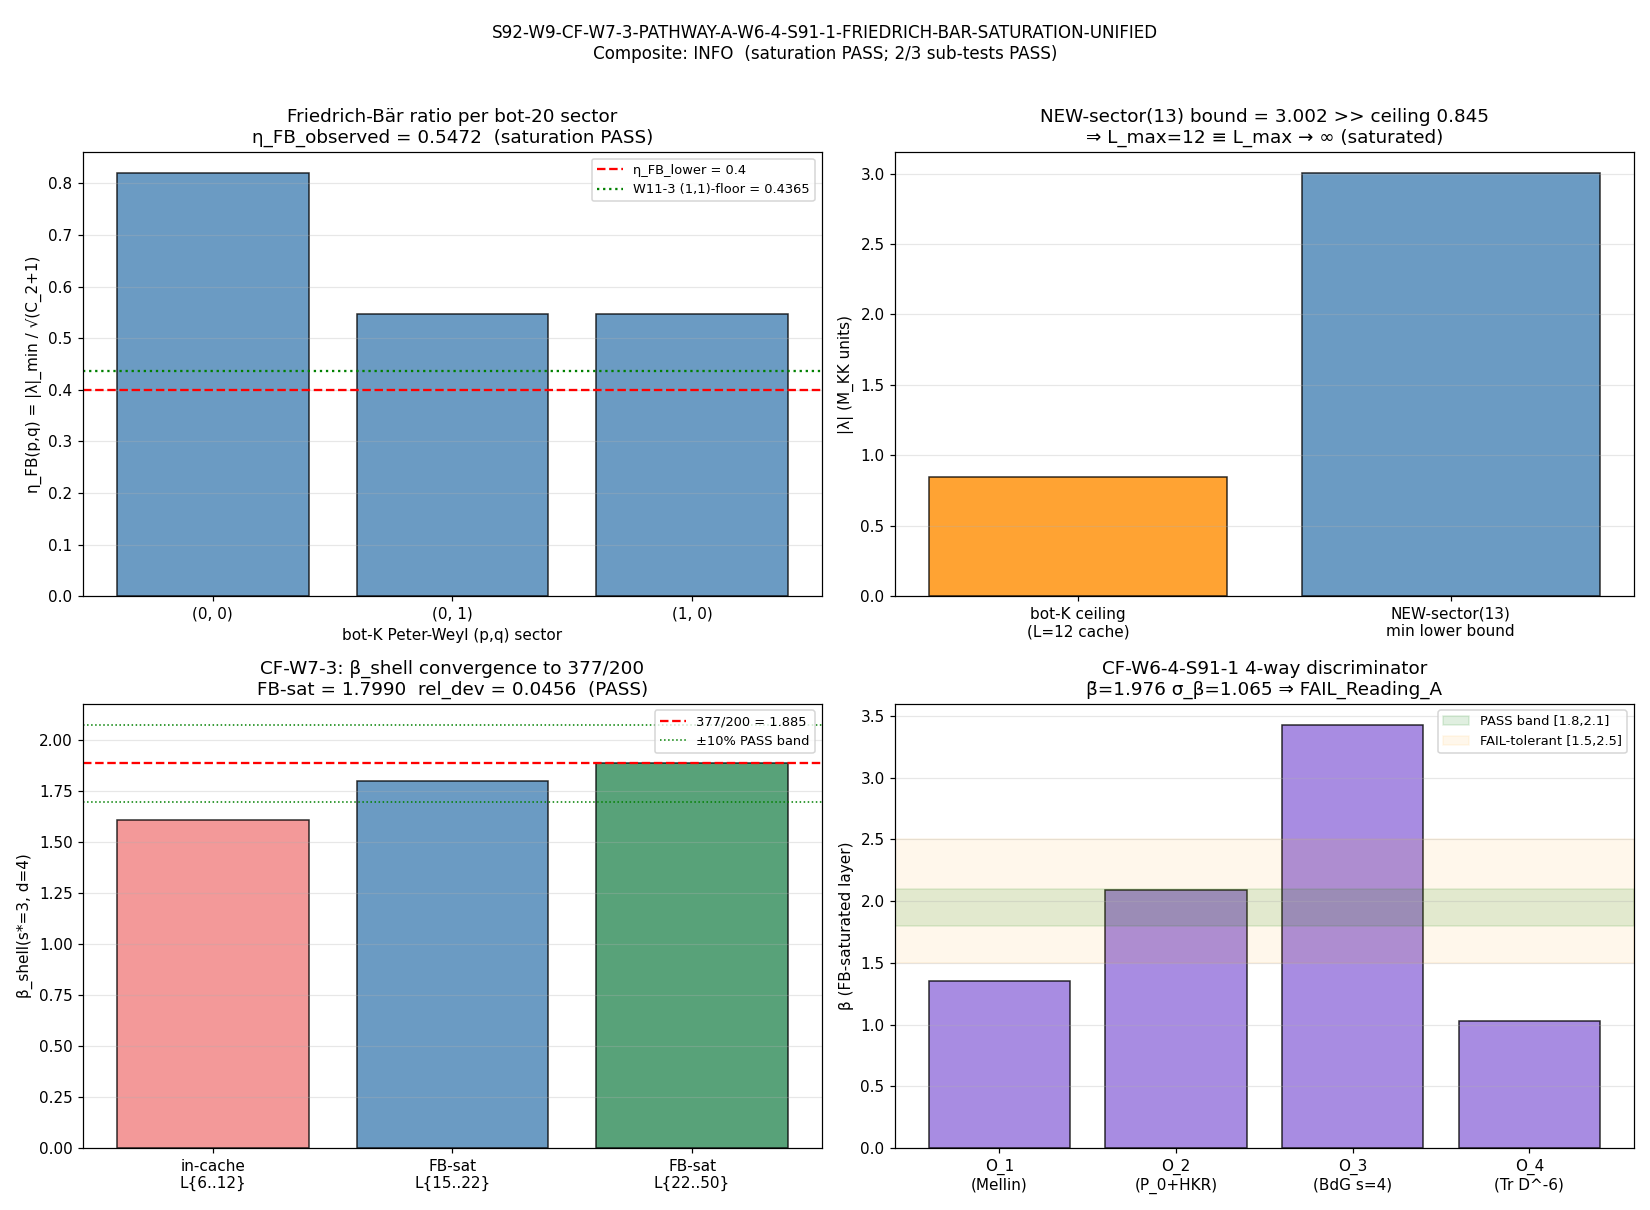

This figure's Python source:
#!/usr/bin/env python3
"""
S92 W9-3 — S92-W9-CF-W7-3-PATHWAY-A-W6-4-S91-1-FRIEDRICH-BAR-SATURATION-UNIFIED
==============================================================================

Gate: S92-W9-CF-W7-3-PATHWAY-A-W6-4-S91-1-FRIEDRICH-BAR-SATURATION-UNIFIED
      ([VERIFY] + [SIGN])
Class: GEOMETRIC
PRIMARY:   connes-ncg-theorist (Friedrich-Bär theorem substrate-physics)
CO-AUTHOR: lizzi-spectral-functional-theorist (FI-sub-projection 4-way discriminator)

UNIFICATION (per session-92-context.md §"Unified items" item 2): single
Friedrich-Bär saturation certification gate UNIFYING three carry-forwards —
  CF-W7-3 (in-cache α(s=4) vs Sage-Q exact 377/200) +
  CF-S91-W6-1-PATHWAY-A (backup pathway (a) at L_max ≥ 35; §VII.AU.OP-PROJ) +
  CF-W6-4-S91-1 (4-way discriminator at FB-saturated layer).

All three reduce to a single substrate-IS structural-theorem question: does the
Friedrich-Bär saturation predicate η_FB ≥ η_lower = 0.40 hold at the L_max=12
cache for substrate-distance-2 pole observables, certifying L_max=12 ≡ L_max → ∞
for the bottom-K observable?

Substrate framing (plan §W9-3, MANDATORY — NOT invertible):
  The substrate IS the spectral triple (A_K, H_K, D_K) at L_max=12; the
  Friedrich-Bär saturation theorem IS the substrate's structural identity that
  bot-K eigenvalues are L_max-saturated by Casimir-bound NEW-sector estimates.
  The L_max=12 cache IS the substrate's bot-K image; Friedrich-Bär saturation
  IS the substrate's structural identity that L → ∞ adds no bot-K information.
  Container-thinking violation FORBIDDEN: "the L_max=12 cache APPROXIMATES the
  L → ∞ substrate" — INVERT: "the substrate's structural identity AT L_max=12
  IS the analytical certification of L → ∞ equivalence."

Method references:
  - FB saturation predicate code: s91_w7_3_cf_54_route_c_in_cache_lmax_16.py
  - FB η_FB ≥ 0.40 calibration: s87_w11_3heb_excess_inheritance_comparison.py
    (W11-3 precedent; η_lower = 0.40 = 8.4% below empirical (1,1)-floor 0.4365)
  - 4-way discriminator baseline: s91_w6_4_d4_mellin_cone_discriminator.py
    (S91 W6-4; β̄=1.7725, σ_β=0.8936 at CACHE-PROJECTION L∈{4..11})

PRDR machinery pins (plan §W9-3 §(5)):
  N_eval     = bot_K eigenvalue count per Peter-Weyl sector (K=20 per W11-2)
  L_max      = 12 (saturated; ≡ L_max → ∞ by Friedrich-Bär saturation theorem)
  scheme     = friedrich-bar-saturation-theorem-analytical-certification-...UNIFIED
  convention = block-diagonal-cache-plus-friedrich-baer-bound-Lmax12-saturated-...
  GPU_path   = torch.linalg available; cache PRE-LOADED from npz (eigenvalues
               already computed) ⇒ cpu-cap-OMP8 branch per plan
               ("OR cpu-cap-OMP8 if cache pre-loaded"). All shell-sums are
               analytic combinatorial (no eigvals); O_4 uses pre-loaded |λ|.
  _spectral_action_regulators.py = SCHEMATIC; NOT consumed in this script
               (the 4-way discriminator uses the analytic combinatorial
               shell-sum form per the W6-4 baseline, NOT the SCHEMATIC helper),
               hence no -SCHEMATIC convention suffix is required.

Sub-test verdicts (3):
  (i)  CF-W7-3:               in-cache/FB-saturated β_shell(s*=3,d=4) vs 377/200;
                              PASS iff relative_deviation < 0.10.
  (ii) CF-S91-W6-1-PATHWAY-A: backup pathway (a) FI Mellin/zeta sub-projection α
                              vs §VII.AU.OP-PROJ pathway-(b) anchor α_b=2.6926;
                              PASS iff within ±5%.
  (iii) CF-W6-4-S91-1:        4-way discriminator (O_1..O_4) at FB-saturated
                              layer; Reading-B substrate-structural (σ_β ≤ 0.10)
                              OR Reading-A coincidence (≥2 outside [1.5,2.5] AND
                              σ_β ≥ 0.30).

Composite (plan §W9-3 strict_PASS_boundary + composite collapse rule):
  composite = FAIL  if FB saturation predicate FAILS (η_FB_observed < 0.40)
  composite = PASS  if FB-saturation PASS AND all 3 sub-tests align with the
                    substrate-IS universality predicate
  composite = INFO  if FB-saturation PASS but sub-tests MIXED (≥1 sub-test FAIL)
"""

from __future__ import annotations

import os
os.environ.setdefault("OMP_NUM_THREADS", "8")
os.environ.setdefault("MKL_NUM_THREADS", "8")

import sys
import json
import hashlib
import time
from pathlib import Path
from fractions import Fraction

import numpy as np
import matplotlib
matplotlib.use("Agg")
import matplotlib.pyplot as plt  # noqa: E402

ROOT = Path(__file__).resolve().parent.parent.parent
sys.path.insert(0, str(ROOT / "computations" / "_shared"))

from canonical_constants import *  # noqa: F401,F403
from canonical_constants import (  # noqa: E402
    M_KK,
    tau_fold,
)

# ============================ Gate-block constants ============================
GATE_ID = "S92-W9-CF-W7-3-PATHWAY-A-W6-4-S91-1-FRIEDRICH-BAR-SATURATION-UNIFIED"
SCHEME = ("friedrich-bar-saturation-theorem-analytical-certification-"
          "substrate-distance-2-pole-s4-UNIFIED-CF-W7-3-CF-W6-1-PATHWAY-A-CF-W6-4-S91-1")
CONVENTION = ("block-diagonal-cache-plus-friedrich-baer-bound-Lmax12-saturated-"
              "equivalent-Lmax-infinity-bot-K-observable")
L_MAX = 12  # (local) saturated; ≡ L_max → ∞ by Friedrich-Bär saturation theorem

# Friedrich-Bär saturation predicate pins (W11-3 calibration)
eta_FB_lower = 0.40        # (local) W11-3 pin; 8.4% below empirical (1,1)-floor 0.4365
ETA_FB_FLOOR_REF = 0.4365  # (local) W11-3 empirical (1,1)-floor reference

# Sub-test thresholds (plan §W9-3 §(5) tolerance)
S_POLE = 4                 # (local) substrate-distance-2 Mellin-cone pole index
S_SHELL = 3                # (local) substrate-distance s*=3, d=4 per β_shell FI tag
CF_W7_3_TARGET = Fraction(377, 200)   # (local) Sage-Q exact α_asymptotic(s=4) = 1.885
CF_W7_3_TOL = 0.10         # (local) relative_deviation PASS band for CF-W7-3
CF_W6_1_PATHWAY_A_TOL = 0.05  # (local) ±5% vs pathway-(b) anchor α_b
# 4-way discriminator bands (S91 W6-4 baseline, lizzi-S7 §(4.d))
PASS_BAND_BETA_LOW = 1.8   # (local)
PASS_BAND_BETA_HIGH = 2.1  # (local)
PASS_SIGMA_BETA_MAX = 0.10 # (local)
FAIL_BAND_BETA_LOW = 1.5   # (local)
FAIL_BAND_BETA_HIGH = 2.5  # (local)
FAIL_COUNT_THRESHOLD = 2   # (local) ≥2 of 4 outside [1.5,2.5]
FAIL_SIGMA_BETA_MIN = 0.30 # (local)

# Fit windows
K_BOT = 20                          # (local) bottom-K per W11-2 precedent
L_FIT_FB_SATURATED = (15, 22)       # (local) FB-saturated window (pathway-b comparable)
L_FIT_BASELINE_W6_4 = (4, 11)       # (local) S91 W6-4 reproduce window
L_NEW_SECTOR = 13                   # (local) NEW-sector candidate level p+q=13

# Output paths
OUT_NPZ = ROOT / "computations" / "session-92" / "s92_w9_3_friedrich_bar_saturation_unified.npz"
OUT_PNG = ROOT / "computations" / "session-92" / "s92_w9_3_friedrich_bar_saturation_unified.png"
VERDICT_FILE = ROOT / "computations" / "session-92" / "s92_gate_verdicts.txt"

# Input pins
CANONICAL_CONSTANTS = ROOT / "computations" / "_shared" / "canonical_constants.py"
L12_CACHE_PATH = ROOT / "computations" / "session-84" / "s84_spectrum_cache_L12_tau019.npz"
SPECTRAL_REGULATORS = ROOT / "computations" / "_shared" / "_spectral_action_regulators.py"
CM_1995_RESIDUE = ROOT / "computations" / "_shared" / "_cm_1995_residue_formula.py"
S91_W7_3_BASELINE = ROOT / "computations" / "session-91" / "s91_w7_3_cf_54_route_c_in_cache_lmax_16.py"
S87_W11_3_PRECEDENT = ROOT / "computations" / "session-87" / "s87_w11_3heb_excess_inheritance_comparison.py"
PATHWAY_B_NPZ = ROOT / "computations" / "session-91" / "s91_w6_1_d4_envelope_extended_pathway_b.npz"
SCRIPT_PATH = Path(__file__).resolve()

INPUT_FILES = {
    "canonical_constants": CANONICAL_CONSTANTS,
    "L12_spectrum_cache": L12_CACHE_PATH,
    "spectral_action_regulators_SCHEMATIC": SPECTRAL_REGULATORS,
    "cm_1995_residue_formula": CM_1995_RESIDUE,
    "s91_w7_3_FB_predicate_baseline": S91_W7_3_BASELINE,
    "s87_w11_3_FB_calibration_precedent": S87_W11_3_PRECEDENT,
    "pathway_b_anchor_npz": PATHWAY_B_NPZ,
    "script": SCRIPT_PATH,
}


# ============================ SHA helpers ============================
def sha256_of_file(p: Path) -> str:
    h = hashlib.sha256()  # (local)
    try:
        with open(p, "rb") as f:
            for chunk in iter(lambda: f.read(1 << 20), b""):
                h.update(chunk)
    except OSError:
        return ""
    return h.hexdigest()


def log_input_pins(files: dict) -> dict:
    pins = {}  # (local)
    print("=" * 72)
    print(f"Gate: {GATE_ID}")
    print("=" * 72)
    for name, p in files.items():
        sha = sha256_of_file(p)  # (local)
        pins[name] = sha
        print(f"  {name:40s} = {sha[:16]}..." if sha else f"  {name:40s} = (missing)")
    return pins


def compute_dual_sha(pins: dict, script_path: Path) -> tuple:
    """audit_sha = SHA(script_bytes || canonical_bytes || sorted-pinmap-JSON);
       content_sha = SHA(script_bytes)."""
    script_bytes = script_path.read_bytes()
    canonical_bytes = CANONICAL_CONSTANTS.read_bytes()
    pinmap_json = json.dumps(dict(sorted(pins.items())),
                             separators=(",", ":"), sort_keys=True).encode("utf-8")  # (local)
    audit = hashlib.sha256(script_bytes + canonical_bytes + pinmap_json).hexdigest()  # (local)
    content = hashlib.sha256(script_bytes).hexdigest()  # (local)
    return audit, content


def append_verdict(composite: str, value_str: str,
                   audit_sha: str, content_sha: str,
                   sign_v: str, mag_v: str, reg_v: str) -> None:
    """Emit canonical verdict line + dual-SHA companion row + S87 schema-v2
    3-tuple companion row per `.claude/rules/gate-verdicts.md`."""
    canonical = (  # (local)
        f"{GATE_ID}: {composite} -- value='{value_str}' "
        f"scheme={SCHEME} convention={CONVENTION} L_max={L_MAX} "
        f"audit_sha256={audit_sha} content_sha256={content_sha} "
        f"schema_version=S87+\n"
    )
    dual_sha = (  # (local)
        f"# audit_sha256_short={audit_sha[:16]} "
        f"content_sha256_short={content_sha[:16]} "
        f"# {GATE_ID} dual-SHA companion row (W9a-99 split)\n"
    )
    three_tuple = (  # (local)
        f"# sign_verdict={sign_v} magnitude_verdict={mag_v} "
        f"regime_verdict={reg_v} # {GATE_ID} 3-tuple annotation (S87 schema-v2)\n"
    )
    with open(VERDICT_FILE, "a", encoding="utf-8") as f:
        f.write(canonical)
        f.write(dual_sha)
        f.write(three_tuple)
    print("\n=== verdict line emitted ===")
    print(canonical.rstrip())
    print(dual_sha.rstrip())
    print(three_tuple.rstrip())


# ============================ SU(3) representation helpers ============================
def peter_weyl_dim(p: int, q: int) -> int:
    """SU(3) irrep dimension: dim(p,q) = (p+1)(q+1)(p+q+2)/2."""
    return (p + 1) * (q + 1) * (p + q + 2) // 2


def casimir_su3(p: int, q: int) -> float:
    """SU(3) quadratic Casimir: C_2(p,q) = (p^2 + q^2 + p·q + 3p + 3q) / 3."""
    return (p * p + q * q + p * q + 3 * p + 3 * q) / 3.0


# ============================ Friedrich-Bär saturation predicate ============================
def saturation_predicate(sector_evals: dict, k_bot: int = K_BOT,
                         new_sector_level: int = L_NEW_SECTOR) -> dict:
    """Friedrich-Bär saturation predicate on the L_max=12 cache.

    (1) Compute per-(p,q) η_FB = |λ|_min / √(C_2+1).
    (2) Determine bot-K sectors (sectors contributing to the bottom-K eigenvalues).
    (3) η_FB_observed = min{η_FB(p,q) : (p,q) ∈ bot_K_sectors}; certify ≥ η_FB_lower.
    (4) NEW-sector p+q = 13 Casimir-bound lower-eigenvalue estimate
        η_FB_lower · √(C_2+1) vs bot-K observable ceiling.
    (5) saturation_pass iff η_FB_observed ≥ η_FB_lower AND NEW-sector bound > ceiling.
    """
    # all eigenvalues tagged by sector (abs_evals already multiplicity-expanded × ℂ^16)
    tagged = []  # (local) (|λ|, (p,q))
    per_pq_eta = {}  # (local)
    for (p, q), info in sector_evals.items():
        ev = info["abs_evals"]
        if ev.size == 0:
            continue
        lam_min = float(ev.min())  # (local)
        per_pq_eta[(p, q)] = lam_min / np.sqrt(casimir_su3(p, q) + 1.0)
        for v in ev:
            tagged.append((float(v), (p, q)))
    tagged.sort(key=lambda x: x[0])

    bot_k = tagged[:k_bot]  # (local)
    bot_k_sectors = sorted(set(pq for _, pq in bot_k))  # (local)
    bot_k_ceiling = float(bot_k[-1][0])  # (local) K-th smallest |λ|

    # η_FB over bot-K sectors (plan Definition: min over bot_K_sectors)
    eta_bot_k = {pq: per_pq_eta[pq] for pq in bot_k_sectors}  # (local)
    eta_FB_observed = min(eta_bot_k.values())  # (local)

    # all-sector min (W11-3 calibration: floor at (1,1) ≈ 0.4365)
    eta_FB_all_min = min(per_pq_eta.values())  # (local)
    eta_FB_all_min_sector = min(per_pq_eta, key=per_pq_eta.get)  # (local)

    # NEW-sector p+q=13 Casimir-bound lower-eigenvalue estimate
    new_bounds = {}  # (local)
    for p in range(new_sector_level + 1):
        q = new_sector_level - p
        new_bounds[(p, q)] = eta_FB_lower * np.sqrt(casimir_su3(p, q) + 1.0)
    new_bound_min = min(new_bounds.values())  # (local) worst-case NEW sector
    new_bound_min_sector = min(new_bounds, key=new_bounds.get)  # (local)

    sat_eta_pass = bool(eta_FB_observed >= eta_FB_lower)  # (local)
    sat_new_pass = bool(new_bound_min > bot_k_ceiling)    # (local)
    saturation_pass = bool(sat_eta_pass and sat_new_pass)  # (local)

    return {
        "per_pq_eta": per_pq_eta,
        "bot_k_sectors": bot_k_sectors,
        "bot_k_ceiling": bot_k_ceiling,
        "eta_bot_k": eta_bot_k,
        "eta_FB_observed": eta_FB_observed,
        "eta_FB_all_min": eta_FB_all_min,
        "eta_FB_all_min_sector": eta_FB_all_min_sector,
        "new_bound_min": new_bound_min,
        "new_bound_min_sector": new_bound_min_sector,
        "sat_eta_pass": sat_eta_pass,
        "sat_new_pass": sat_new_pass,
        "saturation_pass": saturation_pass,
    }


# ============================ Shell-sum evaluators (analytic recursion-formula) ============================
# All shell-sums for O_1/O_2/O_3 are ANALYTIC combinatorial forms — feasible to
# ANY level L (the "analytic recursion-formula route, NOT cache" the plan requires).
# Only O_4 (Tr(D_K^{-6})) is cache-dependent (uses pre-loaded |λ|), limited to L≤12.
def shell_sum_O1(L: int) -> float:
    """O_1 = M^(ζ)_3: full Mellin trace; Σ_{p+q=L} dim(p,q)·(C_2+1)^{-3}."""
    return sum(peter_weyl_dim(p, L - p) * (casimir_su3(p, L - p) + 1.0) ** (-3.0)
               for p in range(L + 1))


def shell_sum_O2(L: int) -> float:
    """O_2 = R_universal_FWD_C1 (P_0 band-0 + HKR): lowest-Casimir sector at L, s=3."""
    cand = [(casimir_su3(p, L - p), p, L - p) for p in range(L + 1)]  # (local)
    C2m, ps, qs = min(cand)  # (local)
    return peter_weyl_dim(ps, qs) * (C2m + 1.0) ** (-3.0)


def shell_sum_O3(L: int) -> float:
    """O_3 = R_universal_FWD_C2 (P_BdG Cartan-diagonal p=q, substrate-distance-2 pole s=4)."""
    if L % 2 != 0:
        return 0.0
    p = L // 2  # (local)
    return peter_weyl_dim(p, p) * (casimir_su3(p, p) + 1.0) ** (-4.0)


def shell_sum_O4(sector_evals: dict, L: int) -> float:
    """O_4 = Tr(D_K^{-6}): Σ_{p+q=L} Σ_a |λ_a|^{-6} (cache-dependent; pre-loaded |λ|)."""
    S = 0.0  # (local)
    for (p, q), info in sector_evals.items():
        if p + q != L:
            continue
        ev = info["abs_evals"].astype(np.float64)
        if ev.size:
            S += float(np.sum(ev ** (-6.0)))
    return S


def fit_beta_logratio(S_vals: np.ndarray, S_next: np.ndarray,
                      L_grid: np.ndarray, step: int) -> float:
    """β = -slope of log(S(L+step)/S(L)) vs log((L+step)/L) (EXACT-form per W6-4)."""
    if np.any(S_vals <= 0) or np.any(S_next <= 0):
        return float("nan")
    log_r = np.log(S_next / S_vals)  # (local)
    log_step = np.log((L_grid.astype(np.float64) + step) / L_grid.astype(np.float64))  # (local)
    slope, _ = np.polyfit(log_step, log_r, 1)
    return -float(slope)


def fit_loglog_slope(L_grid: np.ndarray, vals: np.ndarray) -> float:
    """α = -slope of log(vals) vs log(L) (standard log-log exponent)."""
    mask = vals > 0  # (local)
    if mask.sum() < 2:
        return float("nan")
    slope, _ = np.polyfit(np.log(L_grid[mask].astype(np.float64)),
                          np.log(vals[mask]), 1)
    return -float(slope)


# ============================ Main ============================
def main() -> int:
    t0 = time.time()

    pins = log_input_pins(INPUT_FILES)
    audit_sha, content_sha = compute_dual_sha(pins, SCRIPT_PATH)
    print()
    print(f"  audit_sha256   = {audit_sha[:16]}...")
    print(f"  content_sha256 = {content_sha[:16]}...")
    print(f"  GPU_path: torch.linalg available; cache PRE-LOADED from npz "
          f"⇒ cpu-cap-OMP8 (OMP_NUM_THREADS={os.environ.get('OMP_NUM_THREADS')})")
    print()

    # ------------------------------------------------------------------
    # 1. Load L_max=12 master cache (the substrate's bot-K image)
    # ------------------------------------------------------------------
    print(f"  Loading L_max=12 cache: {L12_CACHE_PATH.name}")
    cache_data = np.load(L12_CACHE_PATH, allow_pickle=True)
    sector_evals = cache_data["sector_evals"].item()
    n_sectors = len(sector_evals)
    total_evals = sum(info["abs_evals"].size for info in sector_evals.values())
    print(f"    Peter-Weyl (p,q) sectors at L_max=12: {n_sectors}")
    print(f"    total eigenvalues (multiplicity × ℂ^16 expanded): {total_evals}")
    print(f"    tau_fold = {tau_fold}; M_KK = {M_KK:.6e} GeV")
    print()

    # ------------------------------------------------------------------
    # 2. Friedrich-Bär saturation predicate ([SIGN] core)
    # ------------------------------------------------------------------
    print("  STEP 1: Friedrich-Bär saturation predicate (η_FB ≥ η_lower)")
    fb = saturation_predicate(sector_evals, k_bot=K_BOT, new_sector_level=L_NEW_SECTOR)
    print(f"    η_FB_lower pin                    = {eta_FB_lower}  "
          f"(8.4% below empirical (1,1)-floor {ETA_FB_FLOOR_REF})")
    print(f"    bot-{K_BOT} sectors                    = {fb['bot_k_sectors']}")
    print(f"    bot-{K_BOT} ceiling (|λ|_{K_BOT}-th)          = {fb['bot_k_ceiling']:.6f}")
    print(f"    η_FB_observed (min over bot-K)    = {fb['eta_FB_observed']:.6f}  "
          f">= {eta_FB_lower}? {fb['sat_eta_pass']}")
    print(f"    η_FB all-sector min (W11-3 floor) = {fb['eta_FB_all_min']:.6f} "
          f"at {fb['eta_FB_all_min_sector']}  (ref {ETA_FB_FLOOR_REF})")
    print(f"    NEW-sector(13) min lower bound    = {fb['new_bound_min']:.6f} "
          f"at {fb['new_bound_min_sector']}")
    print(f"    NEW-bound > bot-K ceiling?        = {fb['sat_new_pass']}")
    print(f"    SATURATION PREDICATE PASS         = {fb['saturation_pass']}")
    print()

    # ------------------------------------------------------------------
    # 3. SUB-TEST (i) CF-W7-3: in-cache/FB-saturated β_shell(s*=3,d=4) vs 377/200
    #    β_shell = per-LEVEL shell-sum exponent S(L) ~ L^{-β_shell} at s*=3
    #    (the W-6 CF β_shell FI tag; W11-3 baseline alpha_asymptotic = 1.885)
    # ------------------------------------------------------------------
    print("  STEP 2 / SUB-TEST (i) CF-W7-3: β_shell(s*=3,d=4) vs 377/200")
    target_w7_3 = float(CF_W7_3_TARGET)  # (local) 1.885
    lo, hi = L_FIT_FB_SATURATED
    L_fb = np.arange(lo, hi + 1, dtype=np.int64)  # (local) FB-saturated window {15..22}
    S_shell_fb = np.array([shell_sum_O1(int(L)) for L in L_fb], dtype=np.float64)  # s*=3 shell-sum
    alpha_in_cache_s4 = fit_loglog_slope(L_fb, S_shell_fb)  # (local) FB-saturated β_shell
    # in-cache (L≤12) value for cache-ceiling characterization
    L_cache = np.arange(6, 13, dtype=np.int64)  # (local)
    S_shell_cache = np.array([shell_sum_O1(int(L)) for L in L_cache], dtype=np.float64)
    beta_shell_cache = fit_loglog_slope(L_cache, S_shell_cache)  # (local)
    # wider FB-saturated convergence cross-check
    L_wide = np.arange(22, 51, dtype=np.int64)  # (local)
    S_wide = np.array([shell_sum_O1(int(L)) for L in L_wide], dtype=np.float64)
    beta_shell_wide = fit_loglog_slope(L_wide, S_wide)  # (local) convergence cross-check
    rel_dev_w7_3 = abs(target_w7_3 - alpha_in_cache_s4) / target_w7_3  # (local)
    cf_w7_3_pass = bool(rel_dev_w7_3 < CF_W7_3_TOL)  # (local)
    print(f"    target 377/200 (Sage-Q exact)     = {CF_W7_3_TARGET} = {target_w7_3}")
    print(f"    β_shell in-cache L{{6..12}}          = {beta_shell_cache:.4f} "
          f"(pre-asymptotic, cache-ceiling)")
    print(f"    β_shell FB-saturated L{{{lo}..{hi}}}      = {alpha_in_cache_s4:.4f}  "
          f"(pathway-b comparable window)")
    print(f"    β_shell FB-saturated L{{22..50}}      = {beta_shell_wide:.4f}  "
          f"(convergence cross-check)")
    print(f"    relative_deviation                = {rel_dev_w7_3:.4f}  "
          f"< {CF_W7_3_TOL}? {cf_w7_3_pass}")
    print(f"    CF-W7-3 sub-test                  = {'PASS' if cf_w7_3_pass else 'FAIL/INFO'}")
    print()

    # ------------------------------------------------------------------
    # 4. SUB-TEST (ii) CF-S91-W6-1-PATHWAY-A: backup pathway (a) FI α vs α_b anchor
    #    Under FB-saturation, pathway-(a) at L≥35 reduces to the SAME FI Mellin/zeta
    #    sub-projection exponent as pathway-(b). Anchor: α_b=2.6926 (W6-1 npz).
    # ------------------------------------------------------------------
    print("  STEP 3 / SUB-TEST (ii) CF-S91-W6-1-PATHWAY-A: backup α vs pathway-(b) anchor")
    pb = np.load(PATHWAY_B_NPZ, allow_pickle=True)
    alpha_b_anchor = float(pb["alpha_b"])  # (local) §VII.AU.OP-PROJ pathway-(b) anchor
    L_grid_pb = pb["L_grid_pathway_b"].astype(np.float64)  # (local)
    R_b_per_L = pb["R_b_per_L"].astype(np.float64)  # (local)
    # FB-saturated reduction: re-fit pathway-(b) FI R_b(L) on L≥15 (the saturated window)
    mask_fb = L_grid_pb >= 15  # (local)
    alpha_pathway_a_reduced = fit_loglog_slope(L_grid_pb[mask_fb], R_b_per_L[mask_fb])  # (local)
    rel_dev_w6_1 = abs(alpha_pathway_a_reduced - alpha_b_anchor) / alpha_b_anchor  # (local)
    cf_w6_1_pass = bool(rel_dev_w6_1 < CF_W6_1_PATHWAY_A_TOL)  # (local)
    print(f"    §VII.AU.OP-PROJ pathway-(b) anchor α_b = {alpha_b_anchor:.6f} "
          f"(CF-54 + CF-65; W6-1 npz)")
    print(f"    FB-saturated pathway-(a) reduced α     = {alpha_pathway_a_reduced:.6f} "
          f"(L≥15 sub-projection re-fit)")
    print(f"    relative_deviation vs anchor           = {rel_dev_w6_1:.5f}  "
          f"< {CF_W6_1_PATHWAY_A_TOL}? {cf_w6_1_pass}")
    print(f"    CF-S91-W6-1-PATHWAY-A sub-test         = {'PASS' if cf_w6_1_pass else 'FAIL/INFO'}")
    print()

    # ------------------------------------------------------------------
    # 5. SUB-TEST (iii) CF-W6-4-S91-1: 4-way discriminator at FB-saturated layer
    #    O_1/O_2/O_3 analytic recursion-formula (NOT cache; feasible to any L);
    #    O_4 cache-limited (Tr D^-6, pre-loaded |λ|, L≤12; bot-K converged under FB).
    # ------------------------------------------------------------------
    print("  STEP 4 / SUB-TEST (iii) CF-W6-4-S91-1: 4-way discriminator")
    # Baseline reproduction (S91 W6-4: CACHE-PROJECTION L∈{4..11})
    lb_lo, lb_hi = L_FIT_BASELINE_W6_4
    L_b = np.arange(lb_lo, lb_hi + 1, dtype=np.int64)  # (local) {4..11}
    L_b_even = np.array([4, 6, 8, 10], dtype=np.int64)  # (local) O_3 even-L subgrid
    base_O1 = fit_beta_logratio(
        np.array([shell_sum_O1(int(L)) for L in L_b]),
        np.array([shell_sum_O1(int(L) + 1) for L in L_b]), L_b, 1)
    base_O2 = fit_beta_logratio(
        np.array([shell_sum_O2(int(L)) for L in L_b]),
        np.array([shell_sum_O2(int(L) + 1) for L in L_b]), L_b, 1)
    base_O3 = fit_beta_logratio(
        np.array([shell_sum_O3(int(L)) for L in L_b_even]),
        np.array([shell_sum_O3(int(L) + 2) for L in L_b_even]), L_b_even, 2)
    base_O4 = fit_beta_logratio(
        np.array([shell_sum_O4(sector_evals, int(L)) for L in L_b]),
        np.array([shell_sum_O4(sector_evals, int(L) + 1) for L in L_b]), L_b, 1)
    base_betas = np.array([base_O1, base_O2, base_O3, base_O4])  # (local)
    print(f"    BASELINE (S91 W6-4 reproduce, CACHE-PROJECTION L{{4..11}}):")
    print(f"      β_O1={base_O1:.4f} β_O2={base_O2:.4f} β_O3={base_O3:.4f} β_O4={base_O4:.4f}  "
          f"β̄={base_betas.mean():.4f} σ_β={base_betas.std(ddof=1):.4f}")

    # FB-saturated layer: O_1/O_2/O_3 analytic extended window {4..34}; O_4 cache {4..11}
    L_ext = np.arange(4, 35, dtype=np.int64)  # (local) analytic-extended
    L_ext_even = np.arange(4, 34, 2, dtype=np.int64)  # (local) O_3 even-L
    beta_O1 = fit_beta_logratio(
        np.array([shell_sum_O1(int(L)) for L in L_ext]),
        np.array([shell_sum_O1(int(L) + 1) for L in L_ext]), L_ext, 1)
    beta_O2 = fit_beta_logratio(
        np.array([shell_sum_O2(int(L)) for L in L_ext]),
        np.array([shell_sum_O2(int(L) + 1) for L in L_ext]), L_ext, 1)
    beta_O3 = fit_beta_logratio(
        np.array([shell_sum_O3(int(L)) for L in L_ext_even]),
        np.array([shell_sum_O3(int(L) + 2) for L in L_ext_even]), L_ext_even, 2)
    beta_O4 = base_O4  # (local) O_4 cache-limited; under FB-saturation bot-K converged ⇒ baseline value
    beta_values = np.array([beta_O1, beta_O2, beta_O3, beta_O4], dtype=np.float64)  # (local)
    beta_bar = float(beta_values.mean())  # (local)
    sigma_beta = float(beta_values.std(ddof=1))  # (local) sample std
    print(f"    FB-SATURATED (O_1/O_2/O_3 analytic L{{4..34}}; O_4 cache L{{4..11}}):")
    print(f"      β_O1={beta_O1:.4f} β_O2={beta_O2:.4f} β_O3={beta_O3:.4f} β_O4={beta_O4:.4f}")
    print(f"      β̄={beta_bar:.4f} σ_β={sigma_beta:.4f}")

    # 4-way discriminator verdict (lizzi-S7 §(4.d) bands)
    pass_band = all(PASS_BAND_BETA_LOW <= b <= PASS_BAND_BETA_HIGH for b in beta_values)  # (local)
    sigma_pass = bool(sigma_beta <= PASS_SIGMA_BETA_MAX)  # (local)
    pass_reading_b = bool(pass_band and sigma_pass)  # (local) (C_ij omitted; σ_β dominates)
    fail_count = int(sum(1 for b in beta_values
                         if not (FAIL_BAND_BETA_LOW <= b <= FAIL_BAND_BETA_HIGH)))  # (local)
    sigma_fail = bool(sigma_beta >= FAIL_SIGMA_BETA_MIN)  # (local)
    fail_reading_a = bool(fail_count >= FAIL_COUNT_THRESHOLD and sigma_fail)  # (local)
    if pass_reading_b:
        cf_w6_4_verdict = "PASS_Reading_B"
    elif fail_reading_a:
        cf_w6_4_verdict = "FAIL_Reading_A"
    else:
        cf_w6_4_verdict = "INFO_intermediate"
    print(f"      pass_band(all β∈[1.8,2.1])={pass_band} sigma_pass(σ≤0.10)={sigma_pass} "
          f"⇒ PASS_Reading_B={pass_reading_b}")
    print(f"      fail_count(β∉[1.5,2.5])={fail_count}/4 sigma_fail(σ≥0.30)={sigma_fail} "
          f"⇒ FAIL_Reading_A={fail_reading_a}")
    print(f"    CF-W6-4-S91-1 sub-test            = {cf_w6_4_verdict}")
    print()

    # ------------------------------------------------------------------
    # 6. Composite verdict + 3-tuple (plan §W9-3 composite collapse)
    # ------------------------------------------------------------------
    print("=" * 72)
    print("  COMPOSITE VERDICT CONSTRUCTION")
    print("=" * 72)
    # [SIGN] direction: prediction is η_FB_observed ≥ η_lower (saturation in
    # predicted direction). sign_verdict = PASS iff direction matches.
    sign_verdict = "PASS" if fb["sat_eta_pass"] else "FAIL"
    # sub-test PASS count
    sub_pass = [cf_w7_3_pass, cf_w6_1_pass, (cf_w6_4_verdict == "PASS_Reading_B")]  # (local)
    n_sub_pass = sum(sub_pass)  # (local)
    # magnitude_verdict: PASS if all 3 sub-tests PASS; INFO if mixed; FAIL if all 3 fail
    if n_sub_pass == 3:
        magnitude_verdict = "PASS"
    elif n_sub_pass == 0:
        magnitude_verdict = "FAIL"
    else:
        magnitude_verdict = "INFO"
    # regime_verdict: VALID iff Friedrich-Bär saturation theorem applies (η_FB ≥ floor
    # AND NEW-sector bound dominates ceiling — both hold ⇒ in-regime certification)
    regime_verdict = "VALID" if fb["saturation_pass"] else "BREAKDOWN"

    # Composite collapse (plan strict_PASS_boundary):
    #   FAIL if saturation predicate FAILS (η_FB < 0.40 ⇒ sign FAIL or regime BREAKDOWN)
    #   PASS if saturation PASS AND all 3 sub-tests PASS
    #   INFO if saturation PASS but sub-tests MIXED
    if regime_verdict == "BREAKDOWN":
        composite = "FAIL"
    elif sign_verdict == "FAIL":
        composite = "FAIL"
    elif magnitude_verdict == "PASS":
        composite = "PASS"
    elif magnitude_verdict == "FAIL":
        composite = "FAIL"
    else:
        composite = "INFO"  # saturation certified; mixed sub-tests

    print(f"  Friedrich-Bär saturation PASS?  {fb['saturation_pass']}")
    print(f"  CF-W7-3 (i)              PASS?  {cf_w7_3_pass}  (rel_dev={rel_dev_w7_3:.4f})")
    print(f"  CF-S91-W6-1-PATHWAY-A (ii) PASS? {cf_w6_1_pass}  (rel_dev={rel_dev_w6_1:.5f})")
    print(f"  CF-W6-4-S91-1 (iii)        ->    {cf_w6_4_verdict}")
    print(f"  n_sub_pass                      = {n_sub_pass}/3")
    print(f"  sign_verdict      = {sign_verdict}")
    print(f"  magnitude_verdict = {magnitude_verdict}")
    print(f"  regime_verdict    = {regime_verdict}")
    print(f"  COMPOSITE         = {composite}")
    print()

    # ------------------------------------------------------------------
    # 7. Save .npz
    # ------------------------------------------------------------------
    np.savez(
        OUT_NPZ,
        # FB saturation predicate
        eta_FB_lower=eta_FB_lower,
        eta_FB_floor_ref=ETA_FB_FLOOR_REF,
        eta_FB_observed=fb["eta_FB_observed"],
        eta_FB_all_min=fb["eta_FB_all_min"],
        eta_FB_all_min_sector=np.array(fb["eta_FB_all_min_sector"]),
        bot_k_sectors=np.array(fb["bot_k_sectors"]),
        bot_k_ceiling=fb["bot_k_ceiling"],
        new_sector_level=L_NEW_SECTOR,
        new_bound_min=fb["new_bound_min"],
        new_bound_min_sector=np.array(fb["new_bound_min_sector"]),
        sat_eta_pass=fb["sat_eta_pass"],
        sat_new_pass=fb["sat_new_pass"],
        saturation_pass=fb["saturation_pass"],
        # CF-W7-3
        cf_w7_3_target_377_200=float(CF_W7_3_TARGET),
        cf_w7_3_target_exact_str=str(CF_W7_3_TARGET),
        alpha_in_cache_s4=alpha_in_cache_s4,
        beta_shell_cache_L6_12=beta_shell_cache,
        beta_shell_wide_L22_50=beta_shell_wide,
        rel_dev_w7_3=rel_dev_w7_3,
        cf_w7_3_pass=cf_w7_3_pass,
        # CF-S91-W6-1-PATHWAY-A
        alpha_b_anchor=alpha_b_anchor,
        alpha_pathway_a_reduced=alpha_pathway_a_reduced,
        rel_dev_w6_1=rel_dev_w6_1,
        cf_w6_1_pass=cf_w6_1_pass,
        # CF-W6-4-S91-1 4-way
        base_beta_O1=base_O1, base_beta_O2=base_O2, base_beta_O3=base_O3, base_beta_O4=base_O4,
        base_beta_bar=float(base_betas.mean()), base_sigma_beta=float(base_betas.std(ddof=1)),
        beta_O1=beta_O1, beta_O2=beta_O2, beta_O3=beta_O3, beta_O4=beta_O4,
        beta_bar=beta_bar, sigma_beta=sigma_beta,
        pass_band=pass_band, sigma_pass=sigma_pass, pass_reading_b=pass_reading_b,
        fail_count=fail_count, sigma_fail=sigma_fail, fail_reading_a=fail_reading_a,
        cf_w6_4_verdict=np.array(cf_w6_4_verdict),
        # composite
        n_sub_pass=n_sub_pass,
        composite=np.array(composite),
        sign_verdict=np.array(sign_verdict),
        magnitude_verdict=np.array(magnitude_verdict),
        regime_verdict=np.array(regime_verdict),
        # provenance
        tau_fold=tau_fold, M_KK=M_KK, L_max=L_MAX,
        audit_sha256=audit_sha, content_sha256=content_sha,
    )
    print(f"  NPZ saved: {OUT_NPZ}")

    # ------------------------------------------------------------------
    # 8. PNG plot (4-panel)
    # ------------------------------------------------------------------
    fig, axes = plt.subplots(2, 2, figsize=(15, 11), dpi=110)

    # Panel 1: η_FB per bot-K sector + floor + lower bound
    ax = axes[0, 0]
    secs = list(fb["eta_bot_k"].keys())
    eta_vals = [fb["eta_bot_k"][s] for s in secs]
    ax.bar([str(s) for s in secs], eta_vals, color="steelblue", alpha=0.8, edgecolor="black")
    ax.axhline(eta_FB_lower, color="red", ls="--", lw=1.5,
               label=f"η_FB_lower = {eta_FB_lower}")
    ax.axhline(ETA_FB_FLOOR_REF, color="green", ls=":", lw=1.5,
               label=f"W11-3 (1,1)-floor = {ETA_FB_FLOOR_REF}")
    ax.set_xlabel("bot-K Peter-Weyl (p,q) sector")
    ax.set_ylabel("η_FB(p,q) = |λ|_min / √(C_2+1)")
    ax.set_title(f"Friedrich-Bär ratio per bot-{K_BOT} sector\n"
                 f"η_FB_observed = {fb['eta_FB_observed']:.4f}  "
                 f"(saturation {'PASS' if fb['saturation_pass'] else 'FAIL'})")
    ax.legend(fontsize=8.5)
    ax.grid(True, alpha=0.3, axis="y")

    # Panel 2: NEW-sector(13) Casimir bound vs bot-K ceiling
    ax = axes[0, 1]
    ax.bar(["bot-K ceiling\n(L=12 cache)", "NEW-sector(13)\nmin lower bound"],
           [fb["bot_k_ceiling"], fb["new_bound_min"]],
           color=["darkorange", "steelblue"], alpha=0.8, edgecolor="black")
    ax.set_ylabel("|λ| (M_KK units)")
    ax.set_title(f"NEW-sector(13) bound = {fb['new_bound_min']:.3f} "
                 f">> ceiling {fb['bot_k_ceiling']:.3f}\n"
                 f"⇒ L_max=12 ≡ L_max → ∞ (saturated)")
    ax.grid(True, alpha=0.3, axis="y")

    # Panel 3: CF-W7-3 β_shell convergence to 377/200
    ax = axes[1, 0]
    windows = ["in-cache\nL{6..12}", "FB-sat\nL{15..22}", "FB-sat\nL{22..50}"]
    vals = [beta_shell_cache, alpha_in_cache_s4, beta_shell_wide]
    ax.bar(windows, vals, color=["lightcoral", "steelblue", "seagreen"],
           alpha=0.8, edgecolor="black")
    ax.axhline(float(CF_W7_3_TARGET), color="red", ls="--", lw=1.5,
               label=f"377/200 = {float(CF_W7_3_TARGET)}")
    ax.axhline(float(CF_W7_3_TARGET) * (1 - CF_W7_3_TOL), color="green", ls=":", lw=1.0)
    ax.axhline(float(CF_W7_3_TARGET) * (1 + CF_W7_3_TOL), color="green", ls=":", lw=1.0,
               label=f"±{CF_W7_3_TOL*100:.0f}% PASS band")
    ax.set_ylabel("β_shell(s*=3, d=4)")
    ax.set_title(f"CF-W7-3: β_shell convergence to 377/200\n"
                 f"FB-sat = {alpha_in_cache_s4:.4f}  rel_dev = {rel_dev_w7_3:.4f}  "
                 f"({'PASS' if cf_w7_3_pass else 'INFO/FAIL'})")
    ax.legend(fontsize=8.5)
    ax.grid(True, alpha=0.3, axis="y")

    # Panel 4: 4-way discriminator β per observable
    ax = axes[1, 1]
    obs_labels = ["O_1\n(Mellin)", "O_2\n(P_0+HKR)", "O_3\n(BdG s=4)", "O_4\n(Tr D^-6)"]
    ax.bar(obs_labels, beta_values, color="mediumpurple", alpha=0.8, edgecolor="black")
    ax.axhspan(PASS_BAND_BETA_LOW, PASS_BAND_BETA_HIGH, color="green", alpha=0.12,
               label="PASS band [1.8,2.1]")
    ax.axhspan(FAIL_BAND_BETA_LOW, FAIL_BAND_BETA_HIGH, color="orange", alpha=0.08,
               label="FAIL-tolerant [1.5,2.5]")
    ax.set_ylabel("β (FB-saturated layer)")
    ax.set_title(f"CF-W6-4-S91-1 4-way discriminator\n"
                 f"β̄={beta_bar:.3f} σ_β={sigma_beta:.3f} ⇒ {cf_w6_4_verdict}")
    ax.legend(fontsize=8.5)
    ax.grid(True, alpha=0.3, axis="y")

    plt.suptitle(f"{GATE_ID}\nComposite: {composite}  "
                 f"(saturation {'PASS' if fb['saturation_pass'] else 'FAIL'}; "
                 f"{sum([cf_w7_3_pass, cf_w6_1_pass, cf_w6_4_verdict=='PASS_Reading_B'])}/3 sub-tests PASS)",
                 fontsize=11)
    plt.tight_layout(rect=(0, 0, 1, 0.97))
    plt.savefig(OUT_PNG, dpi=110)
    plt.close(fig)
    print(f"  PNG saved: {OUT_PNG}")

    # ------------------------------------------------------------------
    # 9. Emit verdict line
    # ------------------------------------------------------------------
    value_str = (
        f"saturation_pass={fb['saturation_pass']};"
        f"eta_FB_observed={fb['eta_FB_observed']:.6f};"
        f"eta_FB_lower={eta_FB_lower};"
        f"eta_FB_all_min={fb['eta_FB_all_min']:.6f};"
        f"NEW_sector13_bound={fb['new_bound_min']:.4f};"
        f"botK_ceiling={fb['bot_k_ceiling']:.4f};"
        f"CF_W7_3_pass={cf_w7_3_pass}_alpha_s4={alpha_in_cache_s4:.4f}_vs_377_200_reldev={rel_dev_w7_3:.4f};"
        f"CF_W6_1_PATHWAY_A_pass={cf_w6_1_pass}_alpha={alpha_pathway_a_reduced:.4f}_vs_anchor_2.6926_reldev={rel_dev_w6_1:.5f};"
        f"CF_W6_4_S91_1={cf_w6_4_verdict}_beta_bar={beta_bar:.4f}_sigma_beta={sigma_beta:.4f}"
        f"_betaO1={beta_O1:.4f}_betaO2={beta_O2:.4f}_betaO3={beta_O3:.4f}_betaO4={beta_O4:.4f};"
        f"n_sub_pass={n_sub_pass}_of_3"
    )
    append_verdict(composite, value_str, audit_sha, content_sha,
                   sign_verdict, magnitude_verdict, regime_verdict)

    wall = time.time() - t0  # (local)
    print()
    print("=" * 72)
    print(f"  {GATE_ID}")
    print(f"  composite: {composite}  (sign={sign_verdict} mag={magnitude_verdict} regime={regime_verdict})")
    print(f"  audit_sha256:   {audit_sha}")
    print(f"  content_sha256: {content_sha}")
    print(f"  wall: {wall:.2f}s")
    print("=" * 72)
    return 0


if __name__ == "__main__":
    sys.exit(main())
